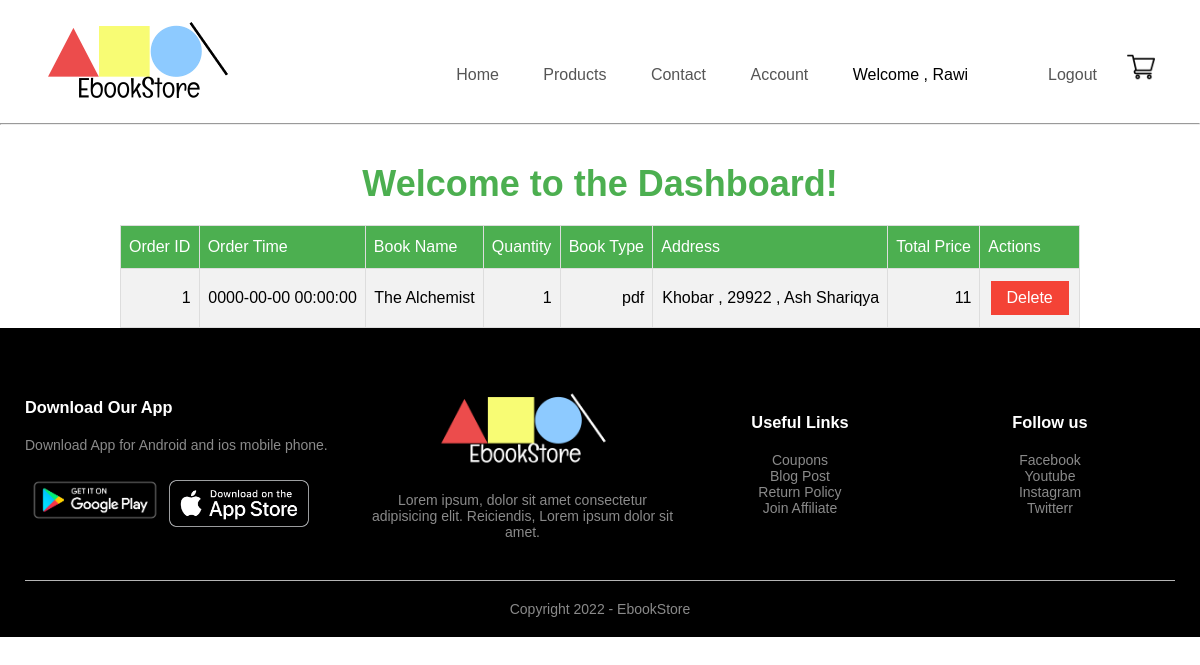
Screenshot of /user_dashboard.php (signed in) with the database file from the repository.
### tables this page shows
CREATE TABLE Orders(
    OrderID INT NOT NULL AUTO_INCREMENT,
    BookID INT NOT NULL,
    UserID INT NOT NULL,
    BookName VARCHAR(50) NOT NULL,
    Quantity INT NOT NULL,
    FullPrice INT NOT NULL,
    BookType VARCHAR(9) NOT NULL,
    Address VARCHAR(200) NOT NULL,
    Notes VARCHAR(200) NOT NULL,
    OrderTime DATETIME NOT NULL,


    FOREIGN KEY (BookID) REFERENCES Books(BookID),
    FOREIGN KEY (UserID) REFERENCES Users(UserID),
    PRIMARY KEY (orderID)
);

### user_dashboard.php (the view, shortened to what this page needs)
<?php
include("connection.php");
?>
<!DOCTYPE html>
<html lang="en">
<head>
  <link rel="stylesheet" href="style.css" />
  <link rel="stylesheet" href="https://stackpath.bootstrapcdn.com/font-awesome/4.7.0/css/font-awesome.min.css" />
  <link rel="stylesheet" href="https://cdnjs.cloudflare.com/ajax/libs/font-awesome/5.15.3/css/all.min.css">
</head>
<body>
  <div class="container">
    <div class="navbar">
      <div class="logo">
        <a href="index.php">
          <img src="images/EbookStore-Logo.png" alt="EbookStore-Logo" />
        </a>
      </div>
      <nav>
        <ul id="MenuItems">
          <li><a href="index.php">Home</a></li>
          <li><a href="products.php">Products</a></li>
          <li><a href="contact_us.php">Contact</a></li>
          <li><a href="account.php">Account</a></li>
          <?php if (isset($_SESSION['username'])) {
            echo "<li> Welcome , $_SESSION[username] <li>";
            echo "<li><a href='logout.php'>Logout</a></li>";
          } ?>
        </ul>
      </nav>
      <a href="cart.php">
        <img src="images/cart.png" alt="Shoping Cart" width="28px" height="28px" style="margin-left: 10px; margin-top: 15px" />
      </a>
    </div>
  </div>
  <hr>
  <br>
  <div class="dashboard">
    <div class="welcome">
      <h1>Welcome to the Dashboard!</h1>
    </div>
    <table class="orders">
      <tr>
        <th>Order ID </th>
        <th>Order Time</th>
        <th>Book Name</th>
        <th>Quantity</th>
        <th>Book Type </th>
        <th>Address</th>
        <th>Total Price</th>
        <th>Actions</th>
      </tr>
      <?php
      $query = "SELECT * FROM orders WHERE UserID='{$_SESSION['userID']}'";
      $result = mysqli_query($conn, $query);
      if (mysqli_num_rows($result) < 1) {
        echo "<script>alert('No Orders Has Been Received From User.')</script>";
        echo "<script>window.location.href='products.php';</script>";
      } else {
        while ($row = mysqli_fetch_array($result)) {
          echo "<form method='POST' id='del'>";
          echo "<tr>";
          echo "<td>" . $row["OrderID"] . "</td>";
          echo "<td>" . $row["OrderTime"] . "</td>";
          echo "<td>" . $row["BookName"] . "</td>";
          echo "<td>" . $row["Quantity"] . "</td>";
          echo "<td>" . $row["BookType"] . "</td>";
          echo "<td>" . $row["Address"] . "</td>";
          echo "<td>" . $row["FullPrice"] . "</td>";
          echo "<td class='actions'>
              <button type='submit' onclick='return confirm(\"Are you sure you want to delete this order?\")'>Delete</button>
            </td>";
          echo "</form>";
        }
      }
      ?>
    </table>
  </div>
  <div class="footer">
    <div class="container">
      <div class="row">
        <div class="footer-col-1">
          <h3>Download Our App</h3>
          <p>Download App for Android and ios mobile phone.</p>
          <div class="app-logo">
            <img src="images/Playstore.png" />
            <img src="images/Applestore.png" />
          </div>
        </div>
        <div class="footer-col-2">
          <img src="images/EbookStore-Logo-footer.png" />
          <p>
            Lorem ipsum, dolor sit amet consectetur adipisicing elit.
            Reiciendis, Lorem ipsum dolor sit amet.
          </p>
        </div>
        <div class="footer-col-3">
          <h3>Useful Links</h3>
          <ul>
            <li>Coupons</li>
            <li>Blog Post</li>
            <li>Return Policy</li>
            <li>Join Affiliate</li>
          </ul>
        </div>
        <div class="footer-col-4">
          <h3>Follow us</h3>
          <ul>
            <li>Facebook</li>
            <li>Youtube</li>
            <li>Instagram</li>
            <li>Twitterr</li>
          </ul>
        </div>
      </div>
      <hr />
      <p class="copyright">Copyright 2022 - EbookStore</p>
    </div>
  </div>
</body>
</html>

### style.css (style rules this page uses)
* { margin: 0; padding: 0; box-sizing: border-box; }
body { font-family: "Poppins", sans-serif; }
.navbar { display: flex; align-items: center; padding: 20px; }
nav { flex: 1; text-align: right; }
nav ul { display: inline-block; list-style-type: none; }
nav ul li { display: inline-block; margin: 20px; }
a { text-decoration: none; color: #555; }
p { color: #555; }
.container { max-width: 1300px; margin: auto; padding-left: 25px; padding-right: 25px; }
.row { display: flex; align-items: center; flex-wrap: wrap; justify-content: space-around; }
.footer { background: #000; color: #8a8a8a; font-size: 14px; padding: 60px 0 20px; }
.footer p { color: #8a8a8a; }
.footer h3 { color: #fff; margin-bottom: 20px; }
.footer-col-1, .footer-col-2, .footer-col-3, .footer-col-4 { min-width: 250px; margin-bottom: 20px; }
.footer-col-1 { flex-basis: 30%; }
.footer-col-2 { flex: 1; text-align: center; }
.footer-col-2 img { width: 180px; margin-bottom: 20px; }
.footer-col-3, .footer-col-4 { flex-basis: 12%; text-align: center; }
ul { list-style-type: none; }
.app-logo { margin-top: 20px; }
.app-logo img { width: 140px; }
.footer hr { border: none; background: #b5b5b5; height: 1px; margin: 20px 0; }
.copyright { text-align: center; }
table { width: 100%; border-collapse: collapse; }
th { text-align: left; padding: 5px; color: #fff; background: #ff523b; font-weight: normal; }
td { padding: 10px 5px; }
td:last-child { text-align: right; }
th:last-child { text-align: right; }
.dashboard { width: 80%; margin: 0 auto; }
.welcome { text-align: center; margin: 20px 0; }
.welcome h1 { font-size: 36px; color: #4CAF50; }
.orders { border-collapse: collapse; width: 100%; }
.orders td, .orders th { border: 1px solid #ddd; padding: 8px; }
.orders tr:nth-child(even) { background-color: #f2f2f2; }
.orders th { padding-top: 12px; padding-bottom: 12px; text-align: left; background-color: #4CAF50; color: white; }
.orders td { text-align: right; }
.orders td.actions { text-align: center; }
.orders td.actions button { background-color: #f44336; border: none; color: white; padding: 8px 16px; text-align: center; text-decoration: none; display: inline-block; font-size: 16px; margin: 4px 2px; cursor: pointer; }

### rows the page displays
orders: OrderID "1", OrderTime "0000-00-00 00:00:00", BookName "The Alchemist", Quantity "1", BookType "pdf", Address "Khobar , 29922 , Ash Shariqya", FullPrice "11"

### other values shown
$_SESSION[username] "Rawi"
